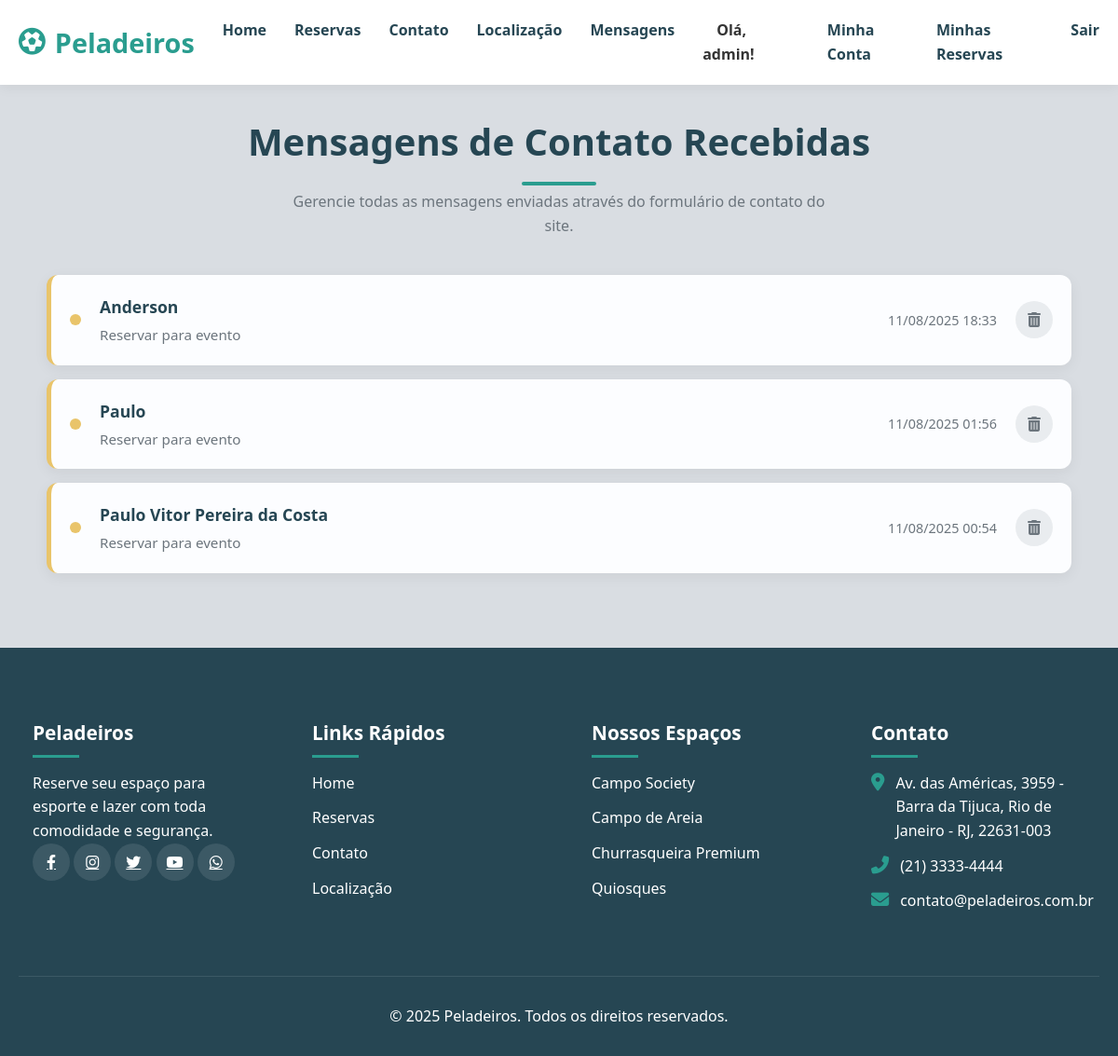
The page /contato/mensagens/ (signed in) on the database its author committed.
### usuarios/models.py (models this page shows)
class Usuario(AbstractUser):
    cpf = models.CharField(max_length=14, unique=True)
    data_nascimento = models.DateField(null=True, blank=True)
    telefone = models.CharField(max_length=15, null=True, blank=True)
    SEXO_CHOICES = (('M', 'Masculino'), ('F', 'Feminino'))
    sexo = models.CharField(max_length=1, choices=SEXO_CHOICES, null=True, blank=True)
    cep = models.CharField(max_length=9, null=True, blank=True)
    logradouro = models.CharField(max_length=255, null=True, blank=True)
    numero = models.CharField(max_length=20, null=True, blank=True)
    complemento = models.CharField(max_length=100, null=True, blank=True)
    bairro = models.CharField(max_length=100, null=True, blank=True)
    cidade = models.CharField(max_length=100, null=True, blank=True)
    estado = models.CharField(max_length=2, null=True, blank=True)

### contato/models.py (models this page shows, shortened)
class MensagemContato(models.Model):
    STATUS_CHOICES = (
        ('nao_lida', 'Não Lida'),
        ('em_tratamento', 'Em Tratamento'),
        ('lida', 'Lida'), # "Lida" agora significa concluído/resolvido
    )
    ASSUNTO_CHOICES = (
        ('duvida', 'Dúvida'),
        ('sugestao', 'Sugestão'),
        ('reclamacao', 'Reclamação'),
        ('reserva', 'Reservar para evento'),
        ('outro', 'Outro'),
    )
    nome = models.CharField(max_length=100)
    email = models.EmailField()
    telefone = models.CharField(max_length=20, blank=True)
    assunto = models.CharField(max_length=20, choices=ASSUNTO_CHOICES)
    mensagem = models.TextField()
    data_envio = models.DateTimeField(auto_now_add=True)
    status = models.CharField(
        max_length=20,
        choices=STATUS_CHOICES,
        default='nao_lida' # Toda nova mensagem começa como "Não Lida"
    )
    anotacoes_admin = models.TextField(
        blank=True,
        null=True,
        verbose_name="Anotações Internas",
        help_text="Este campo é visível apenas para administradores."
    )
    class Meta:
        verbose_name = "Mensagem de Contato"
        verbose_name_plural = "Mensagens de Contato"
        ordering = ['status', '-data_envio']

### contato/views.py (the view)
# urls.py: path('mensagens/', views.lista_mensagens, name='lista_mensagens'),
@user_passes_test(is_staff_member)
def lista_mensagens(request):
    mensagens = MensagemContato.objects.all()
    context = {
        'mensagens': mensagens
    }
    return render(request, 'lista_mensagens.html', context)

### contato/views.py (called while the page is built)
def is_staff_member(user):
    return user.is_staff

### templates/lista_mensagens.html (shortened to what this page needs)
{% extends 'base.html' %}
{% load static %}
{% block content %}
<section class="admin-messages" style="padding: 120px 0 80px 0;">
    <div class="admin-messages-container">
        <h2 class="section-title">Mensagens de Contato Recebidas</h2>
        <p class="section-subtitle">Gerencie todas as mensagens enviadas através do formulário de contato do site.</p>
        <div class="messages-list">
            {% for msg in mensagens %}
            <div class="message-card {% if not msg.lida %}status-nao-lida{% endif %}" data-href="{% url 'contato:detalhe_mensagem' msg.id %}">
                <div class="message-status-indicator" title="{% if msg.lida %}Lida{% else %}Não Lida{% endif %}"></div>
                <div class="message-info">
                    <p class="message-sender">{{ msg.nome }}</p>
                    <p class="message-subject">{{ msg.get_assunto_display }}</p>
                </div>
                <div class="message-date">
                    {{ msg.data_envio|date:"d/m/Y H:i" }}
                </div>
                <div class="message-actions">
                    <form action="{% url 'contato:deletar_mensagem' msg.id %}" method="POST" onsubmit="return confirm('Tem certeza que deseja apagar esta mensagem?');">
                        <button type="submit" class="btn-icon delete" title="Apagar Mensagem">
                            <i class="fas fa-trash-alt"></i>
                        </button>
                    </form>
                </div>
            </div>
            {% empty %}
                <div class="no-messages">
                    <i class="fas fa-envelope-open-text" style="font-size: 3rem; margin-bottom: 20px;"></i>
                    <p>Nenhuma mensagem recebida ainda.</p>
                </div>
            {% endfor %}
        </div>
    </div>
</section>
{% endblock content %}

### templates/base.html (shortened to what this page needs)
{% load static %}
<!DOCTYPE html>
<html lang="pt-BR">
<head>
    <link rel="stylesheet" href="https://cdnjs.cloudflare.com/ajax/libs/font-awesome/6.4.0/css/all.min.css">
    <link rel="stylesheet" href="{% static 'css/styles.css' %}">
</head>
<body>
    <header>
        <div class="container">
            <nav class="navbar">
                <a href="{% url 'index' %}" class="logo">
                    <i class="fas fa-futbol"></i>
                    Peladeiros
                </a>
                <ul class="nav-links">
                    <li><a href="{% url 'index' %}">Home</a></li>
                    <li><a href="{% url 'reservas:reservas' %}">Reservas</a></li>
                    <li><a href="{% url 'contato:contato' %}">Contato</a></li>
                    <li><a href="{% url 'localizacao' %}">Localização</a></li>
                    {% if user.is_authenticated %}
                        {% if user.is_staff %}
                        <li><a href="{% url 'contato:lista_mensagens' %}" style="color: #264653;">Mensagens</a></li>
                        {% endif %}
                        <li><span style="color: #333; font-weight: 600; padding: 0 15px;">Olá, {{ user.first_name|default:user.username }}!</span></li>
                        <li><a href="{% url 'usuarios:minha_conta' %}">Minha Conta</a></li>
                        <li><a href="{% url 'reservas:minhas_reservas' %}">Minhas Reservas</a></li>
                        <li><a href="{% url 'usuarios:sair' %}">Sair</a></li>
                    {% else %}
                        <li><a href="{% url 'usuarios:entrar' %}">Entrar</a></li>
                        <li><a href="{% url 'usuarios:criar_conta' %}" class="btn">Criar Conta</a></li>
                    {% endif %}
                </ul>
            </nav>
        </div>
    </header>
    <main>
        {% block content %}
        {% endblock %}
    </main>
    <footer id="contact">
        <div class="container">
            <div class="footer-content">
                 <div class="footer-column">
                    <h3>Peladeiros</h3>
                    <p>Reserve seu espaço para esporte e lazer com toda comodidade e segurança.</p>
                    <div class="social-links">
                        <a href="#"><i class="fab fa-facebook-f"></i></a>
                        <a href="#"><i class="fab fa-instagram"></i></a>
                        <a href="#"><i class="fab fa-twitter"></i></a>
                        <a href="#"><i class="fab fa-youtube"></i></a>
                        <a href="#"><i class="fab fa-whatsapp"></i></a>
                    </div>
                </div>
                <div class="footer-column">
                    <h3>Links Rápidos</h3>
                    <ul>
                        <li><a href="{% url 'index' %}">Home</a></li>
                        <li><a href="{% url 'reservas:reservas' %}">Reservas</a></li>
                        <li><a href="{% url 'contato:contato' %}">Contato</a></li>
                        <li><a href="{% url 'localizacao' %}">Localização</a></li>
                    </ul>
                </div>
                <div class="footer-column">
                    <h3>Nossos Espaços</h3>
                    <ul>
                        <li>Campo Society</li>
                        <li>Campo de Areia</li>
                        <li>Churrasqueira Premium</li>
                        <li>Quiosques</li>
                    </ul>
                </div>
                <div class="footer-column">
                    <h3>Contato</h3>
                    <ul class="contact-info">
                        <li><i class="fas fa-map-marker-alt"></i><span>Av. das Américas, 3959 - Barra da Tijuca, Rio de Janeiro - RJ, 22631-003</span></li>
                        <li><i class="fas fa-phone-alt"></i><span>(21) 3333-4444</span></li>
                        <li><i class="fas fa-envelope"></i><span>contato@peladeiros.com.br</span></li>
                    </ul>
                </div>
            </div>
            <div class="copyright">
                &copy; 2025 Peladeiros. Todos os direitos reservados.
            </div>
        </div>
    </footer>
</body>
</html>

### rows shown on the page
Usuario: first_name "admin"
MensagemContato: nome "Anderson", assunto "Reservar para evento", data_envio "11/08/2025 18:33"
MensagemContato: nome "Paulo", assunto "Reservar para evento", data_envio "11/08/2025 01:56"
MensagemContato: nome "Paulo Vitor Pereira da Costa", assunto "Reservar para evento", data_envio "11/08/2025 00:54"
